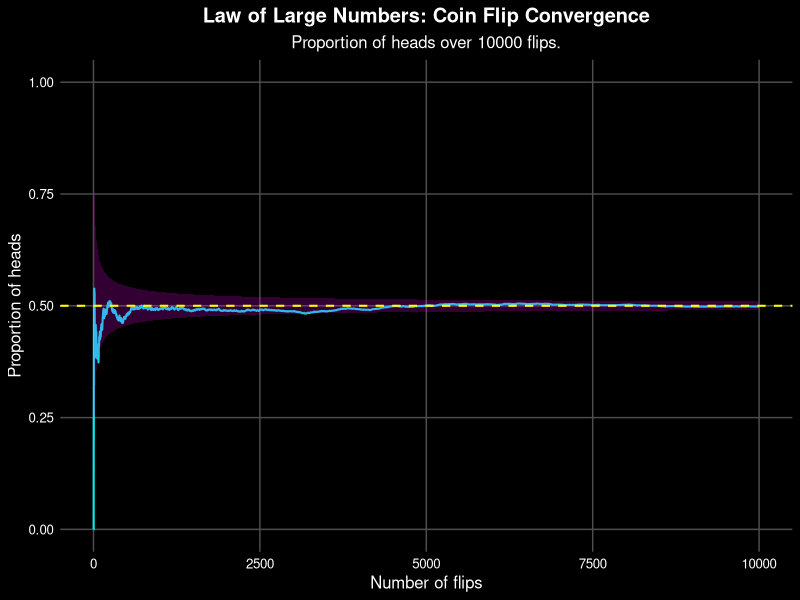

This figure's R source:
# ===================
# COIN FLIP SIMULATION
# LAW of Large Numbers Demo
# ===================

library(ggplot2)

#This is for reproducibilty
set.seed(123)

n_flips <- 10000 # Total number of coin flips(number of flips)

# 0 -> tails and 1 -> heads
coin_outcome <- c(0,1)

flips <- sample(coin_outcome, size=n_flips, replace=TRUE)

#Demonstrating the Law of Large Number, tracking the convergence
prop <- cumsum(flips) / (1:n_flips) #So this is to show how the emprical probabilty changes over time

#Computing a 95% interval
ci_width <- 1.96 * sqrt(0.5 * 0.5 / (1:n_flips)) #(Confidence Interval:ci)
lower_ci <- 0.5 - ci_width  # Lower bound of CI
upper_ci <- 0.5 + ci_width  # Upper bound of CI

#This is to showcase the results using the function data.frame():
results <- data.frame(
    Flip = 1:n_flips,
    Proportion = prop,
    Lower_CI = lower_ci,
    Upper_CI = upper_ci
)

#Some visualization
 plot_static <- ggplot(results, aes(x = Flip, y = Proportion))+ 
  geom_line(color = "cyan", alpha = 0.9, linewidth = 0.7)+
  geom_ribbon(aes(ymin = Lower_CI, ymax = Upper_CI),fill = "magenta", alpha = 0.2) +
  geom_hline(yintercept = 0.5, linetype = "dashed",color = "yellow", linewidth = 0.7) +
  labs(
    title = "Law of Large Numbers: Coin Flip Convergence",
    subtitle = paste("Proportion of heads over", n_flips, "flips."),
    x ="Number of flips",
    y ="Proportion of heads"
  ) +
  ylim(0, 1)+
  
  theme_minimal() +
  theme(
    plot.background =element_rect(fill ="black"),
    panel.background =element_rect(fill ="black"),
    text = element_text(color ="white", size =12), 
    axis.text = element_text(color ="white"),        
    panel.grid.major =element_line(color ="gray30"),  
    panel.grid.minor =element_blank(),
    plot.title =element_text(face="bold",hjust=0.5),  
    plot.subtitle =element_text(hjust=0.5)               
  )
print(plot_static)


